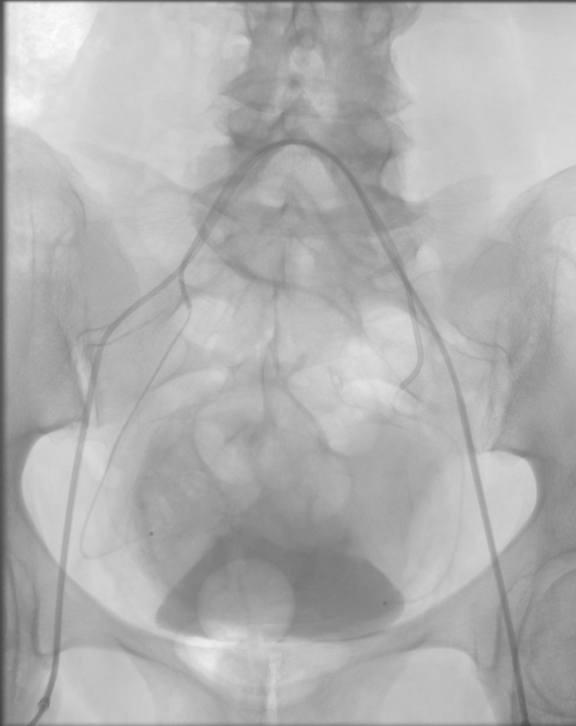
%> input picture LB3/Ex3_Jozic/DSA1.jpg, 576 x 726 px; the run also reads 1 picture not shown here
$ octave Ex3_2.m   (GNU Octave 9; MATLAB toolbox functions it lacks are replaced by stand-ins)
%> lines starting %> are read from the running program, lines starting %| are printed output that depends on the picture
clc, clear variables, close all;

img1 = imread('DSA1.jpg');
%> img1 is the input picture: size 726x576 uint8; min 67, max 255, mean 176.7
img2 = imread('DSA2.jpg');
img3 = img1-img2;
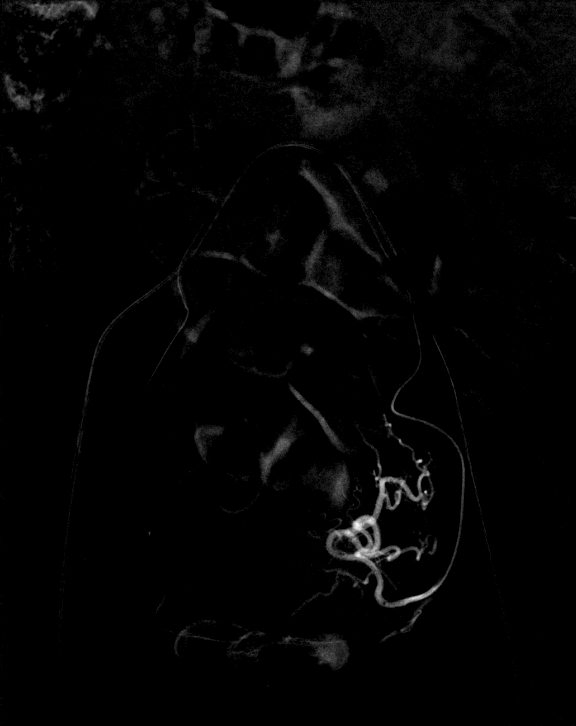
%> img3: size 726x576 uint8; min 0, max 39, mean 0.6; drawn with min black and max white

figure
subplot(131);
imshow(img1,[]);
title('IMG1');

subplot(132);
imshow(img2,[]);
title('IMG2');

subplot(133);
imshow(img3,[]);
title('IMG1-IMG2');
colormap(hot);
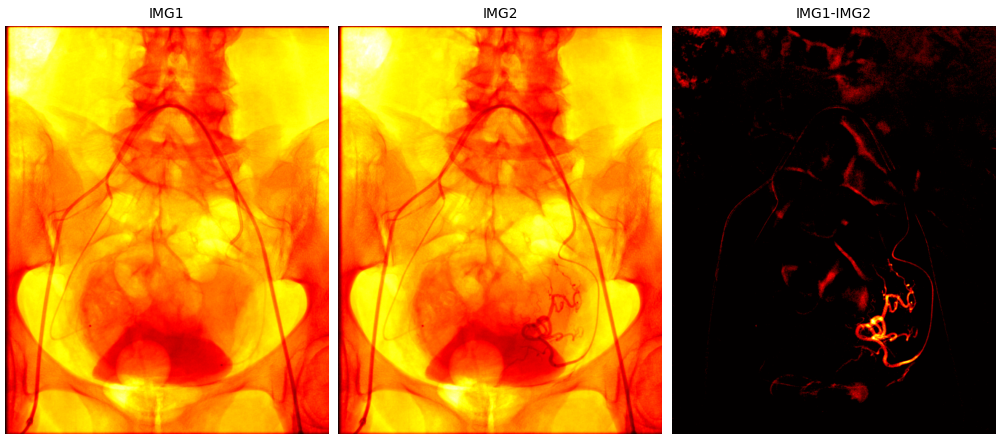
%> figure redrawn from the program's plot data, 3 panels
